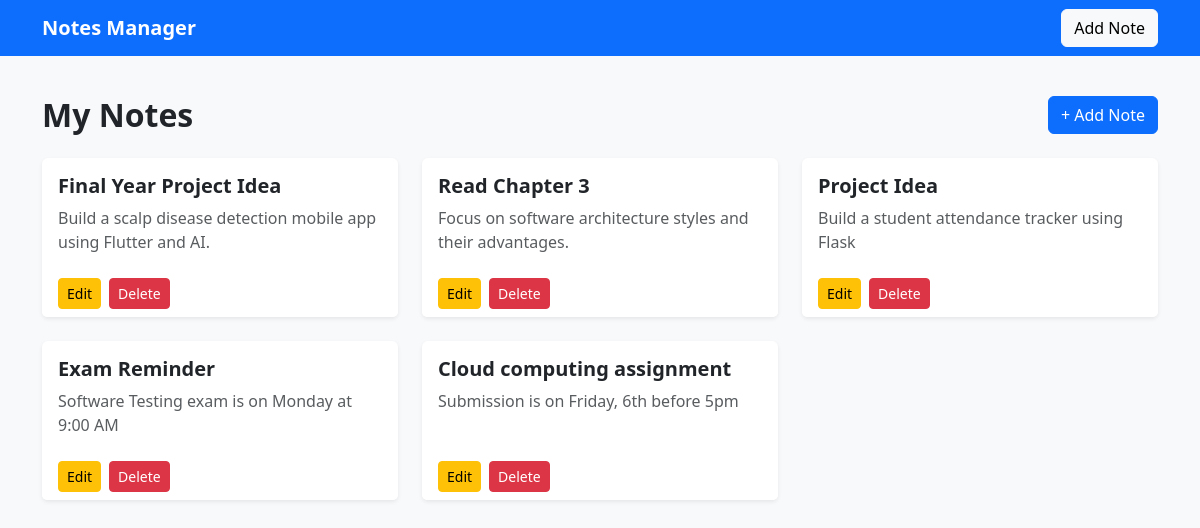
Before: / with the older database file.
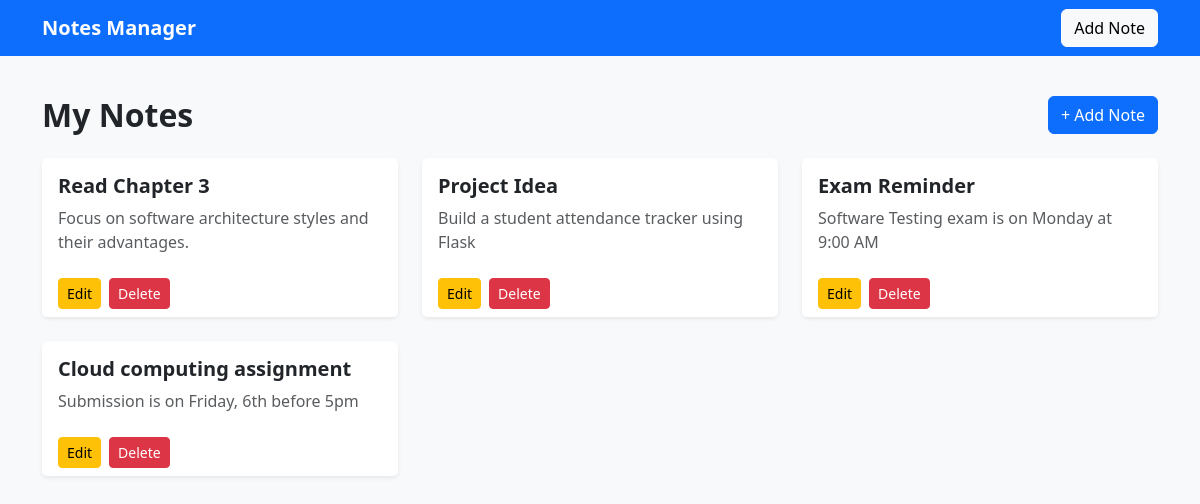
After: the same page with the newer database file.
### app.py (models this page shows, shortened)
class Note(db.Model):
    __tablename__ = 'notes'
    id = db.Column(db.Integer, primary_key=True)
    title = db.Column(db.String(200), nullable=False)
    description = db.Column(db.Text, nullable=False)

### app.py (the view)
@app.route('/')
def index():
    notes = Note.query.order_by(Note.id.desc()).all()
    return render_template('index.html', notes=notes)

### templates/index.html (shortened to what this page needs)
{% extends 'base.html' %}
{% block content %}
<div class="d-flex justify-content-between align-items-center mb-4">
    <h2 class="fw-bold mb-0">My Notes</h2>
    <a href="{{ url_for('add_note') }}" class="btn btn-primary">+ Add Note</a>
</div>
{% if notes %}
    <div class="row">
        {% for note in notes %}
            <div class="col-md-6 col-lg-4 mb-4">
                <div class="card shadow-sm h-100 border-0">
                    <div class="card-body">
                        <h5 class="card-title fw-bold">{{ note.title }}</h5>
                        <p class="card-text text-muted">{{ note.description }}</p>
                    </div>
                    <div class="card-footer bg-white border-0 d-flex gap-2">
                        <a href="{{ url_for('edit_note', note_id=note.id) }}" class="btn btn-warning btn-sm">Edit</a>
                        <button
                            type="button"
                            class="btn btn-danger btn-sm"
                            data-bs-toggle="modal"
                            data-bs-target="#deleteModal{{ note.id }}">
                            Delete
                        </button>
                    </div>
                </div>
            </div>
        {% endfor %}
    </div>
{% else %}
    <div class="text-center p-5 bg-light rounded shadow-sm">
        <h4>No notes yet</h4>
        <p class="text-muted">Click the Add Note button to create your first note.</p>
    </div>
{% endif %}
{% endblock %}

### templates/base.html (shortened to what this page needs)
<!doctype html>
<html lang="en">
<head>
    <link
        href="https://cdn.jsdelivr.net/npm/bootstrap@5.3.3/dist/css/bootstrap.min.css"
        rel="stylesheet"
    />
</head>
<body class="bg-light">
    <nav class="navbar navbar-expand-lg navbar-dark bg-primary mb-4">
        <div class="container">
            <a class="navbar-brand fw-bold" href="{{ url_for('index') }}">Notes Manager</a>
            <a class="btn btn-light" href="{{ url_for('add_note') }}">Add Note</a>
        </div>
    </nav>
    <div class="container py-3">
        {% block content %}{% endblock %}
    </div>
</body>
</html>

Changed rows visible on the page:
removed Note: title "Final Year Project Idea", description "Build a scalp disease detection mobile app using Flutter and AI."
